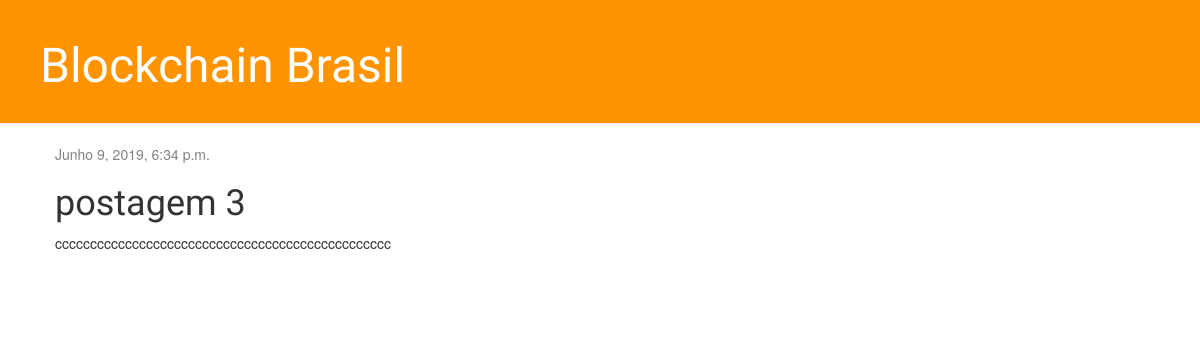
Screenshot of /post/12/ with the database file from the repository.
### blog/models.py (models this page shows, shortened)
class Post(models.Model):
    author = models.ForeignKey('auth.User', on_delete=models.CASCADE)
    title = models.CharField(max_length=200)
    text = models.TextField()
    created_date = models.DateTimeField(
            default=timezone.now)
    published_date = models.DateTimeField(
            blank=True, null=True)

### blog/views.py (the view)
# urls.py: path('post/<int:pk>/', views.post_detail, name='post_detail'),
def post_detail(request, pk):
    post = get_object_or_404(Post, pk=pk)
    return render(request, 'blog/post_detail.html', {'post': post})
    dele['delete'] = post

### blog/templates/blog/post_detail.html (shortened to what this page needs)
{% extends 'blog/base.html' %}
{% block content %}
    <div class="post">
        {% if post.published_date %}
            <div class="date">
                {{ post.published_date }}
            </div>
        {% endif %}
        <h1>{{ post.title }}</h1>
        <p>{{ post.text|linebreaksbr }}</p>
    </div>
{% endblock %}

### blog/static/css/blog.css (style rules this page uses)
h1, h2, h3, h4 { font-family: 'Lobster', cursive; }
.date { color: #828282; }
.post { margin-bottom: 70px; }

### rows the page displays
Post: published_date "Junho 9, 2019, 6:34 p.m.", title "postagem 3", text "cccccccccccccccccccccccccccccccccccccccccccccccc"
